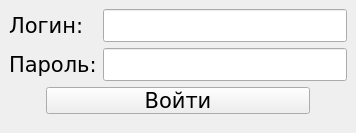
<?xml version="1.0" encoding="UTF-8"?>
<ui version="4.0">
 <class>LoginForm</class>
 <widget class="QMainWindow" name="LoginForm">
  <property name="geometry">
   <rect>
    <x>0</x>
    <y>0</y>
    <width>356</width>
    <height>133</height>
   </rect>
  </property>
  <property name="minimumSize">
   <size>
    <width>356</width>
    <height>133</height>
   </size>
  </property>
  <property name="maximumSize">
   <size>
    <width>16777215</width>
    <height>133</height>
   </size>
  </property>
  <property name="font">
   <font>
    <family>Verdana</family>
    <pointsize>16</pointsize>
   </font>
  </property>
  <property name="windowTitle">
   <string>MainWindow</string>
  </property>
  <widget class="QWidget" name="centralwidget">
   <layout class="QFormLayout" name="formLayout">
    <property name="fieldGrowthPolicy">
     <enum>QFormLayout::AllNonFixedFieldsGrow</enum>
    </property>
    <item row="1" column="0">
     <widget class="QLabel" name="label">
      <property name="text">
       <string>Логин:</string>
      </property>
     </widget>
    </item>
    <item row="1" column="1">
     <widget class="QLineEdit" name="lineEdit"/>
    </item>
    <item row="2" column="0">
     <widget class="QLabel" name="label_2">
      <property name="text">
       <string>Пароль:</string>
      </property>
     </widget>
    </item>
    <item row="2" column="1">
     <widget class="QLineEdit" name="lineEdit_2">
      <property name="echoMode">
       <enum>QLineEdit::Password</enum>
      </property>
      <property name="placeholderText">
       <string/>
      </property>
     </widget>
    </item>
    <item row="3" column="0" colspan="2">
     <widget class="QPushButton" name="pushButton">
      <property name="sizePolicy">
       <sizepolicy hsizetype="Expanding" vsizetype="Fixed">
        <horstretch>0</horstretch>
        <verstretch>0</verstretch>
       </sizepolicy>
      </property>
      <property name="maximumSize">
       <size>
        <width>16777215</width>
        <height>16777215</height>
       </size>
      </property>
      <property name="font">
       <font>
        <family>Verdana</family>
        <pointsize>16</pointsize>
       </font>
      </property>
      <property name="layoutDirection">
       <enum>Qt::LeftToRight</enum>
      </property>
      <property name="styleSheet">
       <string notr="true">#pushButton {
  margin-left: auto;  margin-right: auto; 
 width: 100%
}</string>
      </property>
      <property name="text">
       <string>Войти</string>
      </property>
     </widget>
    </item>
   </layout>
  </widget>
 </widget>
 <resources/>
 <connections/>
</ui>
